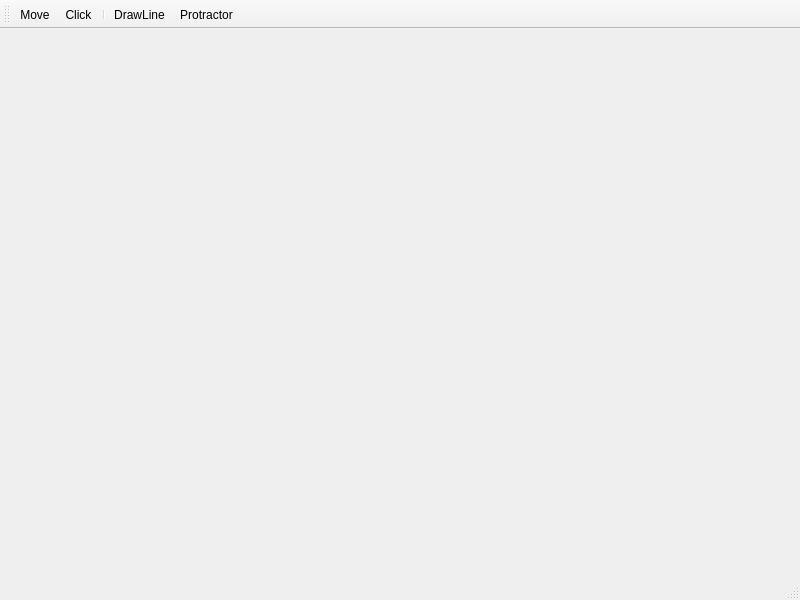
<?xml version="1.0" encoding="UTF-8"?>
<ui version="4.0">
 <class>MainWindow</class>
 <widget class="QMainWindow" name="MainWindow">
  <property name="geometry">
   <rect>
    <x>0</x>
    <y>0</y>
    <width>800</width>
    <height>600</height>
   </rect>
  </property>
  <property name="windowTitle">
   <string>MainWindow</string>
  </property>
  <widget class="QWidget" name="centralwidget">
   <layout class="QFormLayout" name="formLayout"/>
  </widget>
  <widget class="QMenuBar" name="menubar">
   <property name="geometry">
    <rect>
     <x>0</x>
     <y>0</y>
     <width>800</width>
     <height>26</height>
    </rect>
   </property>
  </widget>
  <widget class="QStatusBar" name="statusbar"/>
  <widget class="QToolBar" name="toolBar">
   <property name="windowTitle">
    <string>toolBar</string>
   </property>
   <attribute name="toolBarArea">
    <enum>TopToolBarArea</enum>
   </attribute>
   <attribute name="toolBarBreak">
    <bool>false</bool>
   </attribute>
   <addaction name="actionMoveMode"/>
   <addaction name="actionClickMode"/>
   <addaction name="separator"/>
   <addaction name="actionDrawLine"/>
   <addaction name="actionProtractor"/>
  </widget>
  <action name="actionMoveMode">
   <property name="checkable">
    <bool>true</bool>
   </property>
   <property name="icon">
    <iconset resource="resources.qrc">
     <normaloff>:/new/prefix1/resources/icons/mano.png</normaloff>:/new/prefix1/resources/icons/mano.png</iconset>
   </property>
   <property name="text">
    <string>Move</string>
   </property>
   <property name="menuRole">
    <enum>QAction::MenuRole::NoRole</enum>
   </property>
  </action>
  <action name="actionClickMode">
   <property name="checkable">
    <bool>true</bool>
   </property>
   <property name="icon">
    <iconset resource="resources.qrc">
     <normaloff>:/new/prefix1/resources/icons/raton.png</normaloff>:/new/prefix1/resources/icons/raton.png</iconset>
   </property>
   <property name="text">
    <string>Click</string>
   </property>
   <property name="menuRole">
    <enum>QAction::MenuRole::NoRole</enum>
   </property>
  </action>
  <action name="actionDrawLine">
   <property name="checkable">
    <bool>true</bool>
   </property>
   <property name="icon">
    <iconset theme="QIcon::ThemeIcon::MailMessageNew"/>
   </property>
   <property name="text">
    <string>DrawLine</string>
   </property>
   <property name="menuRole">
    <enum>QAction::MenuRole::NoRole</enum>
   </property>
  </action>
  <action name="actionProtractor">
   <property name="checkable">
    <bool>true</bool>
   </property>
   <property name="icon">
    <iconset theme="QIcon::ThemeIcon::MediaPlaybackStop"/>
   </property>
   <property name="text">
    <string>Protractor</string>
   </property>
   <property name="menuRole">
    <enum>QAction::MenuRole::NoRole</enum>
   </property>
  </action>
 </widget>
 <resources>
  <include location="resources.qrc"/>
 </resources>
 <connections/>
</ui>
